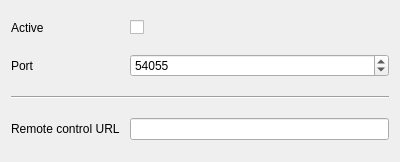
<?xml version="1.0" encoding="UTF-8"?>
<ui version="4.0">
 <class>GUI_RemoteControl</class>
 <widget class="QWidget" name="GUI_RemoteControl">
  <property name="geometry">
   <rect>
    <x>0</x>
    <y>0</y>
    <width>400</width>
    <height>162</height>
   </rect>
  </property>
  <layout class="QGridLayout" name="gridLayout">
   <property name="spacing">
    <number>10</number>
   </property>
   <item row="0" column="1">
    <widget class="QCheckBox" name="cb_activate">
     <property name="layoutDirection">
      <enum>Qt::LeftToRight</enum>
     </property>
     <property name="text">
      <string/>
     </property>
    </widget>
   </item>
   <item row="2" column="0" colspan="2">
    <widget class="Line" name="line_2">
     <property name="orientation">
      <enum>Qt::Horizontal</enum>
     </property>
    </widget>
   </item>
   <item row="1" column="0">
    <widget class="QLabel" name="label">
     <property name="text">
      <string>Port</string>
     </property>
    </widget>
   </item>
   <item row="3" column="1">
    <widget class="QLineEdit" name="le_url"/>
   </item>
   <item row="0" column="0">
    <widget class="QLabel" name="lab_active">
     <property name="text">
      <string notr="true">Active</string>
     </property>
    </widget>
   </item>
   <item row="3" column="0">
    <widget class="QLabel" name="lab_url">
     <property name="text">
      <string>Remote control URL</string>
     </property>
    </widget>
   </item>
   <item row="1" column="1">
    <widget class="QSpinBox" name="sb_port">
     <property name="maximum">
      <number>65000</number>
     </property>
     <property name="value">
      <number>54055</number>
     </property>
    </widget>
   </item>
  </layout>
 </widget>
 <resources/>
 <connections/>
</ui>
